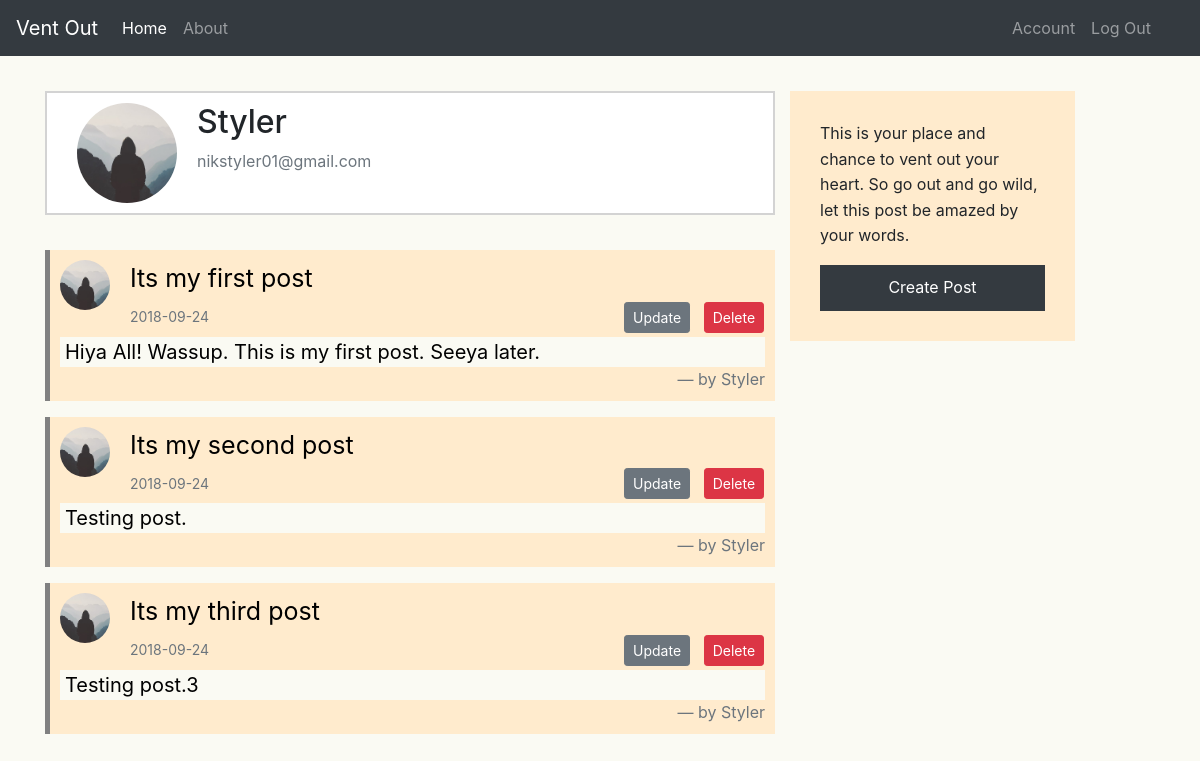
Page /account (signed in) on the committed database.
### ventout/models.py (models this page shows, shortened)
class User(db.Model, UserMixin):
    id = db.Column(db.Integer, primary_key=True)
    username = db.Column(db.String(20), unique=True, nullable=False)
    email = db.Column(db.String(120), unique=True, nullable=False)
    image_file = db.Column(db.String(20), nullable=False,
                           default='default.jpg')
    password = db.Column(db.String(60), nullable=False)
    posts = db.relationship('Post', backref='author', lazy=True)

class Post(db.Model):
    id = db.Column(db.Integer, primary_key=True)
    title = db.Column(db.String(100), nullable=False)
    date_posted = db.Column(db.DateTime, nullable=False,
                            default=datetime.utcnow)
    content = db.Column(db.Text, nullable=False)
    user_id = db.Column(db.Integer, db.ForeignKey('user.id'), nullable=False)

### ventout/routes.py (the view)
@app.route("/account")
@login_required
def account():
    my_posts = Post.query.filter_by(user_id=current_user.id).all()
    image_file = url_for(
        'static', filename='profile_pics/' + current_user.image_file)
    return render_template('account.html', title='account', image_file=image_file, posts=my_posts)

### ventout/models.py (called while the page is built)
@login_manager.user_loader
def load_user(user_id):
    return User.query.get(int(user_id))

### ventout/templates/account.html
{% extends "layout.html" %}
{% block content %}
<div class="contaienr margin-top">
    <div class="media">
        <img class="rounded-circle account-img" src="{{ image_file }}">
        <div class="media-body">
            <h2 class="account-heading">{{ current_user.username }}</h2>
            <p class="text-secondary">{{ current_user.email }}</p>
        </div>
    </div>
    <div class="margin-top">
        {% for post in posts %}
        <blockquote class="blockquote">
            <img class="rounded-circle post-image" src="{{ url_for('static', filename='profile_pics/'+post.author.image_file) }}">
            <header class="post-title">{{ post.title }}</header>
            <small style="display:inline-block" class="text-muted small">{{ post.date_posted.strftime('%Y-%m-%d') }}</small>
            {% if post.author == current_user %}
            <div class="update-delete-btn">
                <a class="btn btn-secondary btn-sm m-1" href="{{ url_for('update_post', post_id=post.id) }}">Update</a>
                <form style="display:inline-block" method="POST" id="delete-post" action="{{ url_for('delete_post', post_id=post.id) }}">
                    <button type="submit" class="btn btn-danger btn-sm m-1">Delete</button>
                </form>
            </div>
            {% endif %}
            <p class="default-background mb-0 post-content" style="padding: 0 5px 0 5px">{{ post.content }}</p>
            <footer class="blockquote-footer">by {{ post.author.username }}</footer>
        </blockquote>
        {% endfor %}
    </div>
</div>
{% endblock %}

### ventout/static/main.css (style rules this page uses)
.blockquote { border-left: 5px solid gray; padding-left: 35px; background-color: blanchedalmond; color: black; padding: 10px; }
.margin-top { margin-top: 35px; }
.account-img { width: 100px; height: 100px; margin: 0px 20px; }
.post-image { width: 50px; height: 50px; float: left; margin: 0px 20px 0px 0px; }
.media { background-color: white; border: 2px solid lightgray; padding: 10px; }
.default-background { background-color: #fafaf3; }
.blockquote-footer { text-align: right; }
.small { font-size: 14px; }
.post-title { font-size: 25px; }
.post-content { font-size: 20px; }
.update-delete-btn { display: inline-block; position: relative; left: 57.5%; }

### rows in the picture
User: username "Styler", email "nikstyler01@gmail.com"
Post: image_file (placeholder picture), title "Its my first post", date_posted "2018-09-24", content "Hiya All! Wassup. This is my first post. Seeya later.", author.username "Styler"
Post: image_file (placeholder picture), title "Its my second post", date_posted "2018-09-24", content "Testing post.", author.username "Styler"
Post: image_file (placeholder picture), title "Its my third post", date_posted "2018-09-24", content "Testing post.3", author.username "Styler"
